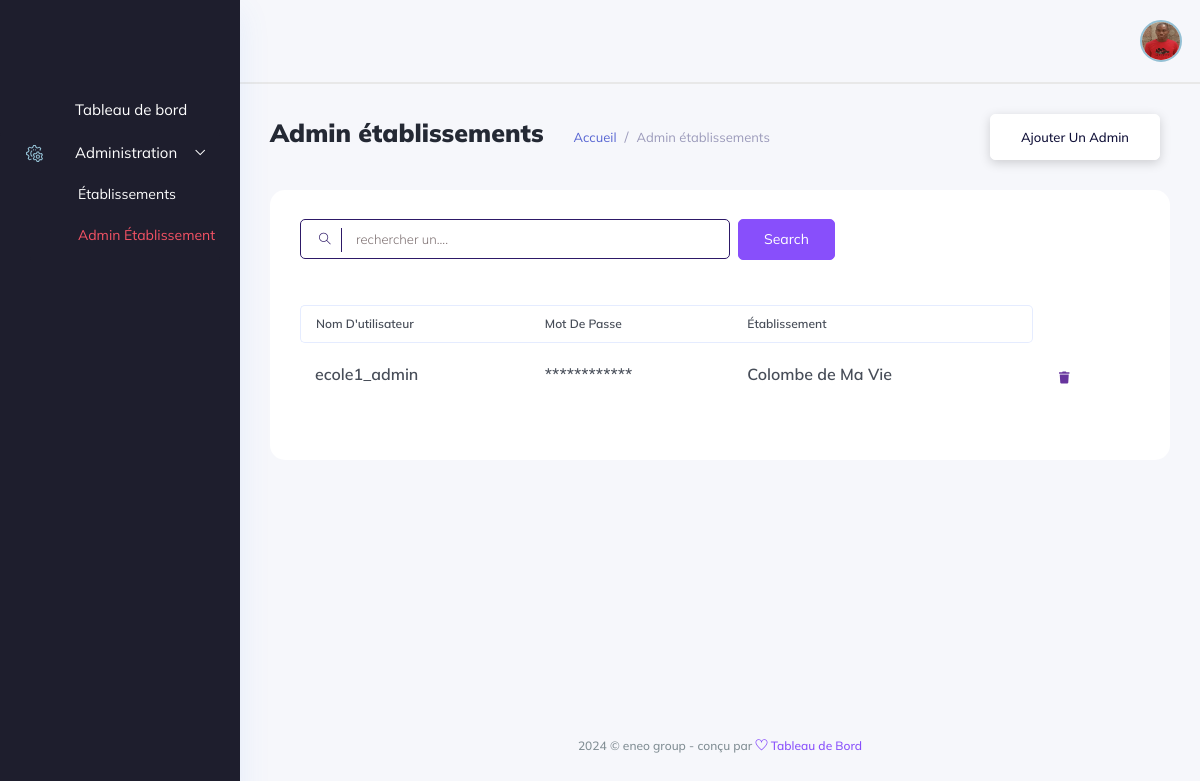
The page /admin-etablissement/ (signed in) on the database as committed earlier.
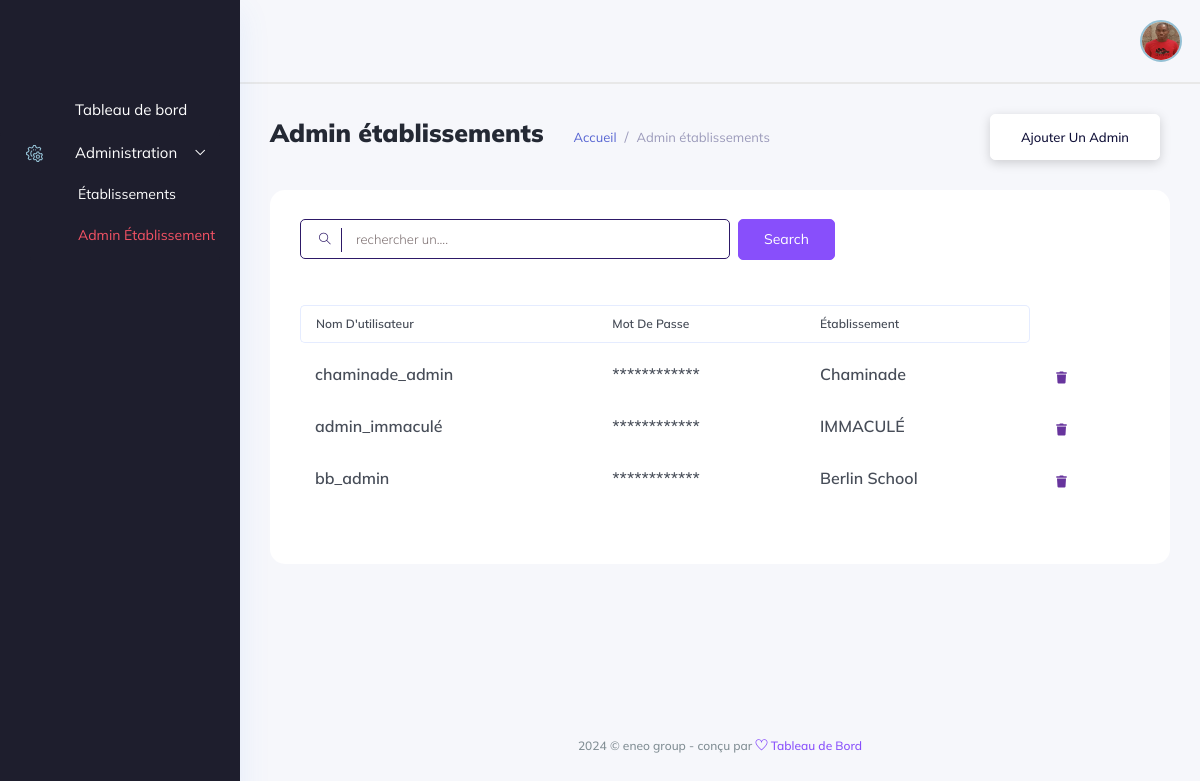
The same page on the database as committed later.
### backend/models/user_account.py (models this page shows, shortened)
class User(AbstractBaseUser, PermissionsMixin):
    school = models.ForeignKey(Etablishment, on_delete=models.CASCADE, null=True, blank=True)
    username = models.CharField(max_length=255, unique=True,)
    student = models.OneToOneField(Student, unique=True, on_delete=models.SET_NULL, null=True, blank=True)
    teacher = models.OneToOneField(Teacher, unique=True, on_delete=models.SET_NULL, null=True, blank=True)
    parent = models.OneToOneField(Parent, unique=True, on_delete=models.SET_NULL, null=True, blank=True)
    management_profil = models.OneToOneField(ManagementProfil, unique=True, on_delete=models.CASCADE, null=True, blank=True)
    is_active = models.BooleanField(default=True)
    is_admin = models.BooleanField(default=False)
    is_admin_school = models.BooleanField(default=False)
    is_manager = models.BooleanField(default=False)
    is_accountant = models.BooleanField(default=False)
    is_student = models.BooleanField(default=False)
    is_teacher = models.BooleanField(default=False)
    is_parent = models.BooleanField(default=False)
    created_at = models.DateTimeField(auto_now_add=True)
    updated_at = models.DateTimeField(auto_now=True)
    objects = UserManager()
    USERNAME_FIELD = 'username'

### backend/models/gestion_ecole.py (models this page shows, shortened)
class Etablishment(models.Model):
    name = models.CharField(max_length=120)
    tel = models.CharField(max_length=20)
    address = models.CharField(max_length=100)
    social_address = models.CharField(max_length=100, blank=True, null=True)
    email = models.EmailField(max_length=200, blank=True, null=True)
    bulletin_foot = models.CharField(max_length=50, blank=True, null=True)
    currency = models.CharField(max_length=50, choices=currencies, blank=True, null=True)
    système = models.CharField(max_length=50, choices=systemes, blank=True, null=True)
    status_fees = models.CharField(max_length=50, choices=statues, blank=True, null=True)
    subscription_fees = models.IntegerField(default=1000, blank=True, null=True)
    month = models.IntegerField(default=9, blank=True, null=True)
    re_registration_fees = models.IntegerField(default=800, blank=True, null=True)

### administration/views.py (the view, shortened to what this page needs)
class UserSchoolView(View):
    template_name = "administration/users/user_school.html"
    def dispatch(self,request, *args, **kwargs):
        if not request.user.is_authenticated or not request.user.is_admin:
            return redirect('backend:login')
        return super().dispatch(request, *args, **kwargs)
    def get(self, request, *args, **kwargs):
        users = User.objects.filter(is_admin_school=True)
        return render(request, template_name=self.template_name, context={'users':users})

### administration/templates/administration/users/user_school.html (shortened to what the changed rows need)
{% extends '../base.html' %}
{% load static %}
{% block content %}
<div class="main_content_iner overly_inner ">
    <div class="container-fluid p-0 ">
        <div class="row">
            <div class="col-lg-12">
                <div class="white_card card_height_100 mb_30 pt-4">
                    <div class="white_card_body">
                        <div class="QA_section">
                            <div class="QA_table mb_30">
                                <table id="dataTable" class="table lms_table_active ">
                                    <thead>
                                        <tr>
                                            <th scope="col">Nom d'utilisateur</th>
                                            <th scope="col">Mot de passe</th>
                                            <th scope="col">Établissement</th>
                                        </tr>
                                    </thead>
                                    <tbody id="elementList">
                                        {% for user in users %}
                                            <tr data-id="{{ user.id }}">
                                                <td><h6> {{ user.username }} </h6></td>
                                                <td><h6> ************ </h6></td>
                                                <td><h6> {{ user.school.name }} </h6></td>
                                                <td>
                                                    <div class="action_btns d-flex">
                                                        <a href="#" onclick="deleteUser({{ user.id }})" class="action_btn"> <i class="fas fa-trash"></i> </a>
                                                    </div>
                                                </td>
                                            </tr>
                                        {% endfor %}
                                    </tbody>
                                </table>
                            </div>
                        </div>
                    </div>
                </div>
            </div>
        </div>
    </div>
</div>
{% endblock content %}

Rows that differ between the two databases and show on the page:
removed User: username "ecole1_admin", school.name "Colombe de Ma Vie"
added User: username "chaminade_admin", school.name "Chaminade"
added User: username "admin_immaculé", school.name "IMMACULÉ"
added User: username "bb_admin", school.name "Berlin School"
